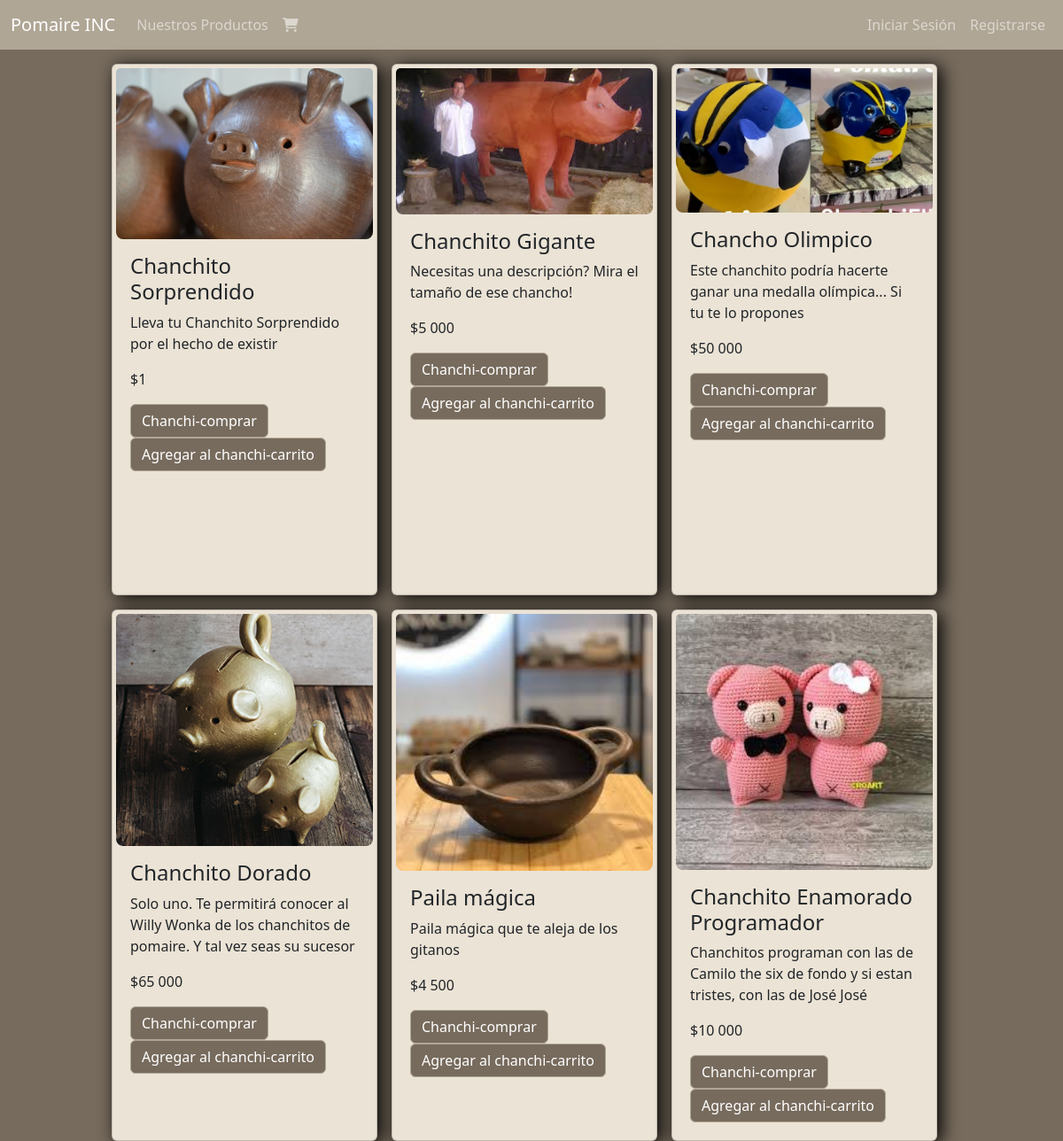
/productos/, run on the app's committed database.
### pagina/models.py (models this page shows, shortened)
class Producto (models.Model):
    TIPO = [
        ('C', 'Chanchito'),
        ('P', 'Paila')
    ]
    tipo = models.CharField(max_length=1,choices=TIPO, default= 'C')
    id = models.UUIDField(default=uuid.uuid4, primary_key=True, unique=True, editable=False)
    nombre = models.CharField(max_length=50,unique=True)
    descripcion = models.CharField(max_length=300)
    valor = models.IntegerField()
    stock = models.IntegerField()
    imagen = models.ImageField(upload_to="productos/")
    @property
    def get_image_url(self):
        try:
            return self.imagen.url
        except:
            return ""

### pagina/views.py (the view)
# urls.py: path('productos/',productos, name='productos'),
def productos(request):
    productos = Producto.objects.all()
    context = {'productos': productos}
    return render(request, "core/productos.html", context)

### pagina/templates/core/productos.html
{% extends "core/template.html" %}
{% load humanize %}
{% load static %}
{% block content %}
<div class="d-flex flex-row justify-content-center flex-wrap contenedor">
  {% for producto in productos %}
  <div class="card" style="width: 300px; height: 600px">
      <img src="{{producto.get_image_url}}" alt="{{producto.nombre}}" class="card-img-top">
    <div class="card-body">
      <h4 class="card-title">{{producto.nombre}}</h4>
      <p class="card-text">
        {{producto.descripcion}}
      </p>
      <p>${{producto.valor | intcomma}}</p>
      <button type="button" class="btn btn-primary boton-carrito update-cart" data-product="{{producto.id}}" data-buy="true" data-action='add'>Chanchi-comprar</button>
<button type="button" class="btn btn-primary boton-carrito update-cart" data-product="{{producto.id}}" data-action='add'>Agregar al chanchi-carrito</button>
    </div>
  </div>
  {% endfor %}
  </div>
{% endblock content %}

### pagina/static/core/css/test.css (style rules this page uses)
body { background-color: #776b5d !important; }
.card { background-color: #ebe3d5 !important; backdrop-filter: blur(3); filter: drop-shadow(5px 3px 10px black); padding: 0.25rem; }
.contenedor { gap: 1rem; margin-right: 1rem; margin-top: 1rem; }
.btn { background-color: #776b5d !important ; transition : all 0.4s !important; border-color: #b0a695 !important; }
img { border-radius: 0.5rem; }

### data on the page
Producto: get_image_url (picture), nombre "Chanchito Sorprendido", descripcion "Lleva tu Chanchito Sorprendido por el hecho de existir", valor "1"
Producto: get_image_url (picture), nombre "Chanchito Gigante", descripcion "Necesitas una descripción? Mira el tamaño de ese chancho!", valor "5 000"
Producto: get_image_url (picture), nombre "Chancho Olimpico", descripcion "Este chanchito podría hacerte ganar una medalla olímpica... Si tu te lo propones", valor "50 000"
Producto: get_image_url (picture), nombre "Chanchito Dorado", descripcion "Solo uno. Te permitirá conocer al Willy Wonka de los chanchitos de pomaire. Y tal vez seas su sucesor", valor "65 000"
Producto: get_image_url (picture), nombre "Paila mágica", descripcion "Paila mágica que te aleja de los gitanos", valor "4 500"
Producto: get_image_url (picture), nombre "Chanchito Enamorado Programador", descripcion "Chanchitos programan con las de Camilo the six de fondo y si estan tristes, con las de José José", valor "10 000"
